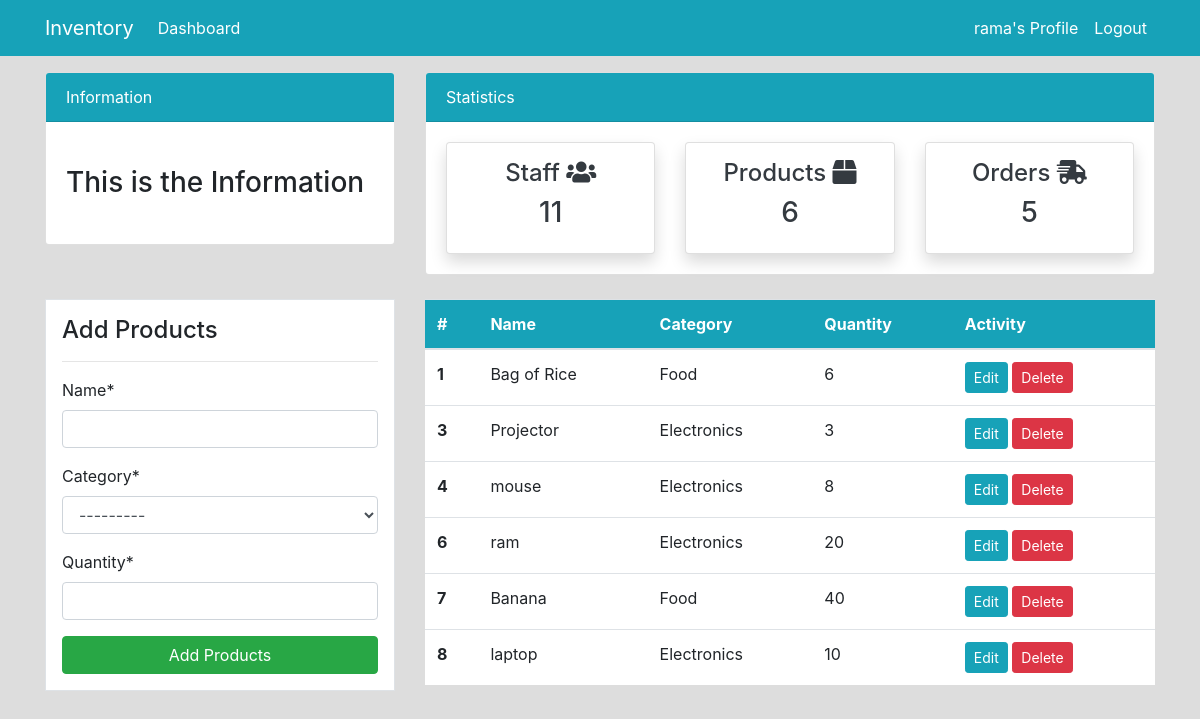
Page /product/ (signed in) on the committed database.
### dashboard/models.py (models this page shows, shortened)
class Product(models.Model):
       name=models.CharField(max_length=100,null=True)
       category=models.CharField(max_length=20,choices=CATEGORY, null=True)
       quantity=models.PositiveIntegerField(null=True)
       class Meta:
              verbose_name_plural='Product'

### dashboard/views.py (the view)
# urls.py: path('product/',views.product, name="dashboard-product"),
@login_required
def product(request):
       items=Product.objects.all()  #ORM Method
       workers_count=User.objects.all().count()
       item_count=Product.objects.all().count()
       order_count=Order.objects.all().count()
       if request.method=='POST':
              add_product=ProductForm(request.POST)
              if add_product.is_valid():
                     add_product.save()
                     product_name=add_product.cleaned_data.get('name')
                     messages.success(request, f'{product_name} has been added')
                     return redirect('dashboard-product')
       else:
              add_product=ProductForm()
       context={
              'items':items,
              'add_product':add_product,
              'item_count':item_count,
              'workers_count':workers_count,
              'order_count':order_count
       }
       return render(request,"dashboard/product.html",context )

### dashboard/forms.py
class ProductForm(forms.ModelForm):
       class Meta:
              model=Product
              fields=['name','category','quantity']

### templates/dashboard/product.html (shortened to what this page needs)
{% extends 'partials/base.html' %}
{% load crispy_forms_tags %}
{% block content %}
{% include 'partials/topnav.html' %}
<div class="container">
       <div class="row my-4">
         <div class="col-md-4">
             <div class="border bg-white p-3">
                 <h4 class="">Add Products</h4>
                 <hr>
                 <form class="bg-white" method='POST'>
                  {{ add_product|crispy }}
                  <input class="btn btn-success btn-block" type="submit" value="Add Products">
                 </form>
             </div>
         </div>
       <div class="col-md-8">
   <table class="table bg-white">
     <thead class="bg-info">
       <tr class="text-white">
         <th scope="col">#</th>
         <th scope="col">Name</th>
         <th scope="col">Category</th>
         <th scope="col">Quantity</th>
         <th scope="col">Activity</th>
       </tr>
     </thead>
     <tbody>
       {% for item in items %}
       <tr>
         <th scope="row">{{ item.id }}</th>
         <td>{{ item.name }}</td>
         <td>{{ item.category }}</td>
         <td>{{ item.quantity }}</td>
         <td>
             <a class="btn btn-info btn-sm" href="{% url 'dashboard-product-edit' item.id %}">Edit</a>
             <a class="btn btn-danger btn-sm" href="{% url 'dashboard-product-delete' item.id %}">Delete</a>
         </td>
       </tr>
       {% endfor %}
     </tbody>
   </table></div></div></div>
{% endblock %}

### templates/partials/nav.html (shortened to what this page needs)
<nav class="navbar navbar-expand-lg navbar-info bg-info">
    {% if user.is_authenticated %}
       <div class="container">
           <a class="navbar-brand text-white" href="{% url 'dashboard-index' %}">Inventory</a>
           <div class="collapse navbar-collapse" id="navbarSupportedContent">
               <ul class="navbar-nav mr-auto">
                   <li class="nav-item active">
                       <a class="nav-link text-white" href="{% url 'dashboard-index' %}">Dashboard </a>
                   </li>
               </ul>
               <ul class="navbar-nav ml-auto">
                   <li class="nav-item active">
                       <a class="nav-link text-white" href="{% url 'user-profile' %}">{{user.username}}'s Profile </a>
                   </li>
                   <li class="nav-item">
                       <a class="nav-link text-white" href="{% url 'user-logout' %}">Logout</a>
                   </li>
               </ul>
       {% endif %}
   </nav>

### static/style.css (style rules this page uses)
body { background: rgb(221, 221, 221); }

### rows in the picture
Product: id "1", name "Bag of Rice", category "Food", quantity "6"
Product: id "3", name "Projector", category "Electronics", quantity "3"
Product: id "4", name "mouse", category "Electronics", quantity "8"
Product: id "6", name "ram", category "Electronics", quantity "20"
Product: id "7", name "Banana", category "Food", quantity "40"
Product: id "8", name "laptop", category "Electronics", quantity "10"

### other values in the picture
{{ user.username }} "rama"
{{ workers_count }} "11"
{{ item_count }} "6"
{{ order_count }} "5"
